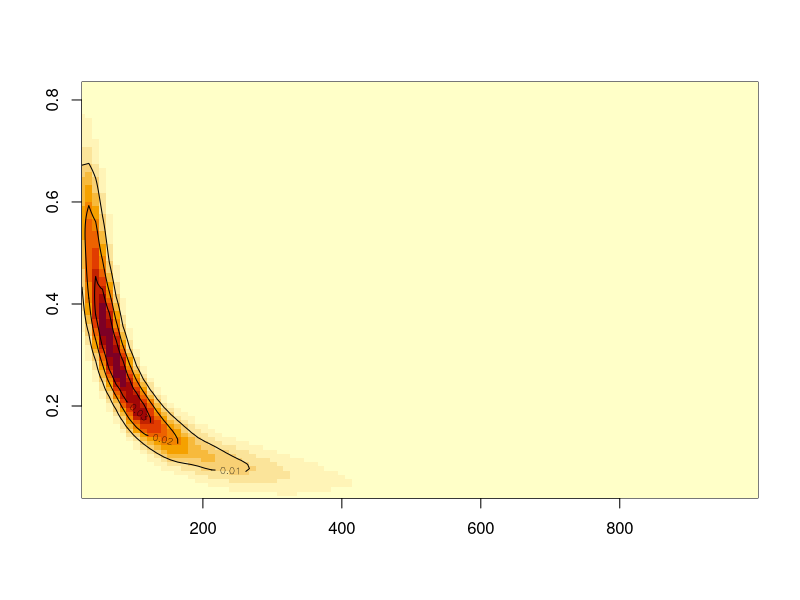
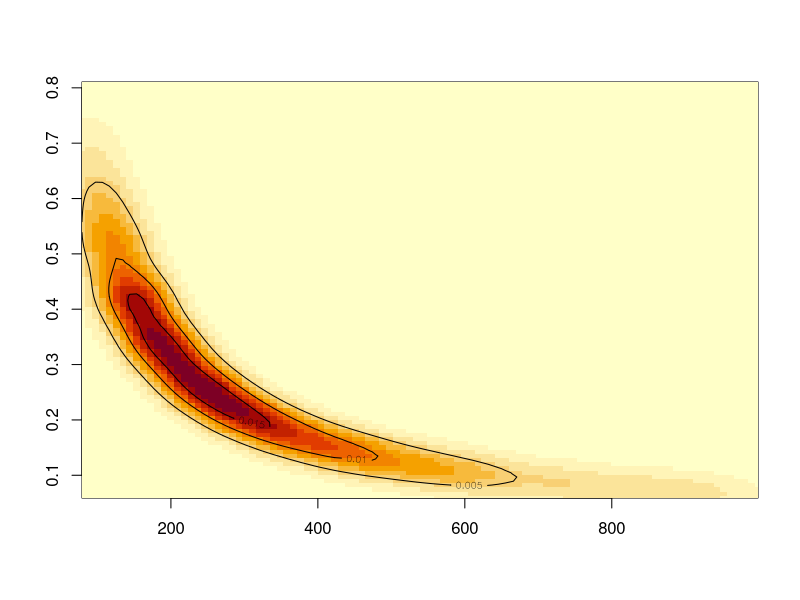
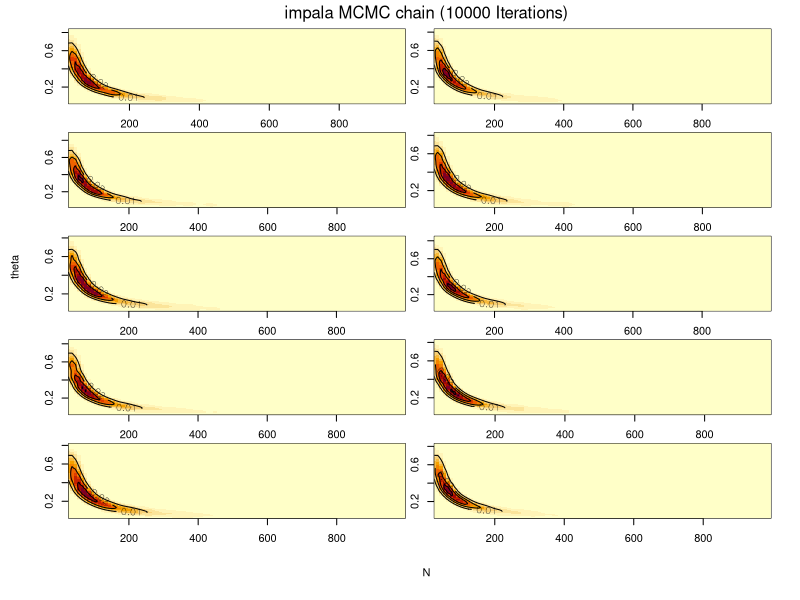
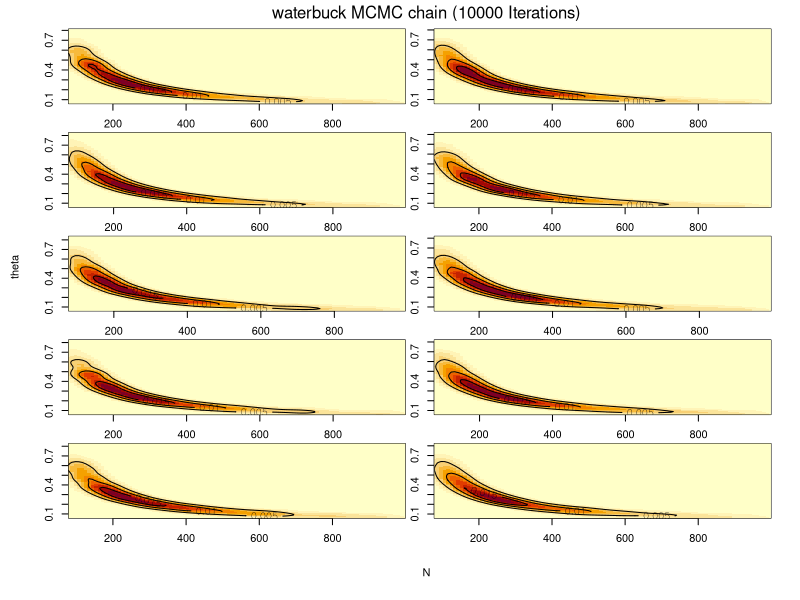

R code for these plots, in order: (Note: a time limit stopped this script after it produced the figures.)
# Albert Young & Marco Gentili
# Problem Set 4
# Fall 2014, Stat221, Harvard

library(MASS)
`%+%` <- function(x,y) paste(x,y,sep="")


impala = read.table('impala.txt', header=T, quote="\"", stringsAsFactors=F)$impala
waterbuck = read.table('waterbuck.txt', header=T, quote="\"", stringsAsFactors=F)$waterbuck

NBound = 150
thetaBound = 1

log.lik <- function(N, theta, Y) {
  # Log-likelihood of the data
  sum(dbinom(Y, size=N, prob=theta, log=T))
}

log.prior <- function(N, theta) {
  return(log(1/(N*theta)))
}

log.posterior <- function(a, b, Y) {
  log.lik(a, b, Y) + log.prior(a, b)
}

mle <- function(y) {
  # Compute the MLE given the data
  # Note: The model y ~ Binom(N, theta) is misspecified so there are
  #   multiple MLEs.
  #
  # Args:
  #   y = vector of values

  f <- function(par) {
    log.lik(par[1], par[2], y)
  }
  x = optim(par=c(50,0.5), fn=f, control=list(fnscale=-1),
            method="L-BFGS-B", lower=c(0, 0))
  print(sprintf("Log-likelihood=%.3f", x$value))
  return(x$par)
}


plot.posterior.density <- function(data) {
  # Plots the density of the posterior density with contour lines.
  #
  # Args:
  #   data = vector of values

  a = seq(.1, kBound, length.out=400)
  b = a
  gr = expand.grid(x=a, y=b)
  z = apply(gr, 1, function(par) log.lik(par[1], par[2], data))
  z = matrix(z, nrow=length(a), ncol=length(b))
  print("Summary of likelihood values.")
  print(summary(as.vector(z)))
  z0 = quantile(z, probs = c(0.1))
  z1 = max(z)
  ncols = 10000
  cols = topo.colors(ncols)
  i = apply(gr, 1, function(par) {
    ll = log.posterior(par[1], par[2], data)
    if(ll < z0) return(0)
    return((ll - z0) / (z1 - z0))
  })
  par(mfrow=c(1, 1))
  # hist(i)
  j = ncols * i
  j[j==0] <- 1
  plot(gr[,1], gr[,2], xlab="a", ylab="b", col=cols[j], pch=".", cex=4)
  contour(a, b, z, nlevels = 50, add=T, cex=2, col="black")
}

rgamma.trunc <- function(upper.bound, s, r) {
  # Sample from truncated gamma.
  # TODO: Find a better implementation.
  x <- upper.bound + 10
  while(x > upper.bound) {
    x = rgamma(1, shape=s, rate=r)
  }
  return(x)
}

plot.chain <- function(mcmc.chain) {
  mcmc.niters = nrow(mcmc.chain)
  burnin = 0.1 * mcmc.niters
  x = mcmc.chain[, 1]
  y = mcmc.chain[, 2]
  mcmc.chain = mcmc.chain[burnin:mcmc.niters, ]
  # filter out outliers to plot better
  idx = which(x < 1000)
  x = x[idx]
  y = y[idx]
  f = kde2d(x, y, n=100)
  image(f, xlim=c(min(x), max(x)), ylim=c(min(y), max(y)))
  contour(f$x, f$y, f$z, nlevels=5, add=T, cex=2, col='black')
  #   points(x, y, pch=21, col=rgb(0,0,0,0.01))
}

mcmc.gibbs <- function(y, mcmc.niters=1e4) {
  # Runs Gibbs on the data y
  S = sum(y)  # sufficient statistic
  n = length(y)

  mcmc.chain <- matrix(3, nrow=mcmc.niters, ncol=2)

  for(i in 2:mcmc.niters) {
    beta.last <- mcmc.chain[i-1, 2]
    # Conditionals are truncated gammas.
    alpha <- rgamma.trunc(kBound, s=S+1, r=n * beta.last)
    beta <- rgamma.trunc(kBound, s=S+1,  r=n * alpha)
    mcmc.chain[i, ] <- c(alpha, beta)
  }
  # Plot empirical density
  plot.chain(mcmc.chain)
  return(mcmc.chain)
}

mcmc.mh <- function(y, mcmc.niters=1e4, init=c(45, 0.4), debug=F) {
  n = length(y)
  mcmc.chain <- matrix(0.1, nrow=mcmc.niters, ncol=2)
  mcmc.chain[1, ] = init
  nacc <- 0
  for(i in 2:mcmc.niters) {
    # 1. Current state
    N.old = mcmc.chain[i-1, 1]
    theta.old = mcmc.chain[i-1, 2]
    # 2. Propose new state
    #     N.new = trunc(rnorm(1, N.old, 3))
    #     theta.new = rnorm(1, theta.old, 0.05)

    # TODO: construct better proposal distribution
    #     N.new = trunc(rnorm(1, N.old, 12))
    #     S.new = N.new * rbeta(1, sum(y), N.new * n)
    #     theta.new = S.new / N.new

    S = N.old * rbeta(1, sum(y)-1, N.old * n - sum(y))
    N.new = rgeom(1, theta.old/S)
    theta.new = S / N.new
    if (debug){
      browser()
    }

    if (N.new <= 0) {
      N.new = 1
    }
    if (theta.new < 0) {
      theta.new = 0
    }
    if (theta.new > 1) {
      theta.new = 1
    }

    # 3. Ratio
    mh.ratio = min(0, log.posterior(N.new, theta.new, y) -
                     log.posterior(N.old, theta.old, y))
#     print(exp(mh.ratio))
    if(runif(1) < exp(mh.ratio)) {
      # Accept
      mcmc.chain[i, ] <- c(N.new, theta.new)
      nacc <- nacc + 1
    } else {
      mcmc.chain[i, ] <- c(N.old, theta.old)
    }
  }
  # Cut the burn-in period.
  plot.chain(mcmc.chain)
  print(sprintf("Acceptance ratio %.2f%%", 100 * nacc / mcmc.niters))
  return(mcmc.chain)
}

generate_1.4_plots = function(y, niter=1e4, init=c(90, 0.7), title) {
  res = list()
  name <- function(v1) {
    deparse(substitute(v1))
  }
  par(mfrow=c(5,2),
      oma = c(5,4,0,0) + 0.6,
      mar = c(0,0,1,1) + 0.6
  )
  for (i in 1:10) {
    res[[i]] = mcmc.mh(y, niter, init)
  }
  mtext(title%+%' MCMC chain ('%+%niter%+%' Iterations)', side=3, outer=TRUE, line=-1)
  title(xlab='N',
        ylab='theta',
        outer=TRUE,
        line=3)
  return(res)
}

calculate_marginal_posterior_1.5 = function(y, Nmax=500) {
  sum = 0
  n = length(y)
  for (N in max(y):Nmax) {
    c1 = sum(sapply(y, function(yi){
      lchoose(N, yi)
    }))
    sum = sum + exp(c1 - log(N) - log(sum(y)) - lchoose(N*n, sum(y)))
  }
  return(sum)
}



# 1.4 Run MCMC ------------------------------------------------------------

impala.mcmc = mcmc.mh(impala, init=c(50,0.5), debug=F)
waterbuck.mcmc = mcmc.mh(waterbuck, init=c(130, 0.7), debug=F)

impala.mcmcs = generate_1.4_plots(impala, init=c(50, 0.5), title='impala')
waterbuck.mcmcs = generate_1.4_plots(waterbuck, init=c(130, 0.7), title='waterbuck')


# 1.5 Determine Normalizing Constant --------------------------------------

xs = exp(4:15)
ys = sapply(xs, function(x) calculate_marginal_posterior_1.5(impala, Nmax=x))
pdf('impala.normc.pdf')
plot(xs, ys, xlab='Nmax', ylab='Normalizing Constant')
dev.off()

ys = sapply(xs, function(x) calculate_marginal_posterior_1.5(waterbuck, Nmax=x))
pdf('waterbuck.normc.pdf')
plot(xs, ys, xlab='Nmax', ylab='Normalizing Constant')
dev.off()

# 1.6 ---------------------------------------------------------------------

sum(impala.mcmc[,1] > 100)/1e4
sum(waterbuck.mcmc[,1] > 100)/1e4

impala.post = data.frame()
wb.post = data.frame()

lapply(impala.mcmcs, function(x){
  N.mean = mean(x[,1])
  theta.mean = mean(x[,2])

  N.sd = sd(x[,1])
  theta.sd = sd(x[,2])

  impala.post <<- rbind(impala.post, c(N.mean, theta.mean, N.sd, theta.sd))
})

lapply(waterbuck.mcmcs, function(x){
  N.mean = mean(x[,1])
  theta.mean = mean(x[,2])

  N.sd = sd(x[,1])
  theta.sd = sd(x[,2])

  wb.post <<- rbind(wb.post, c(N.mean, theta.mean, N.sd, theta.sd))
})
